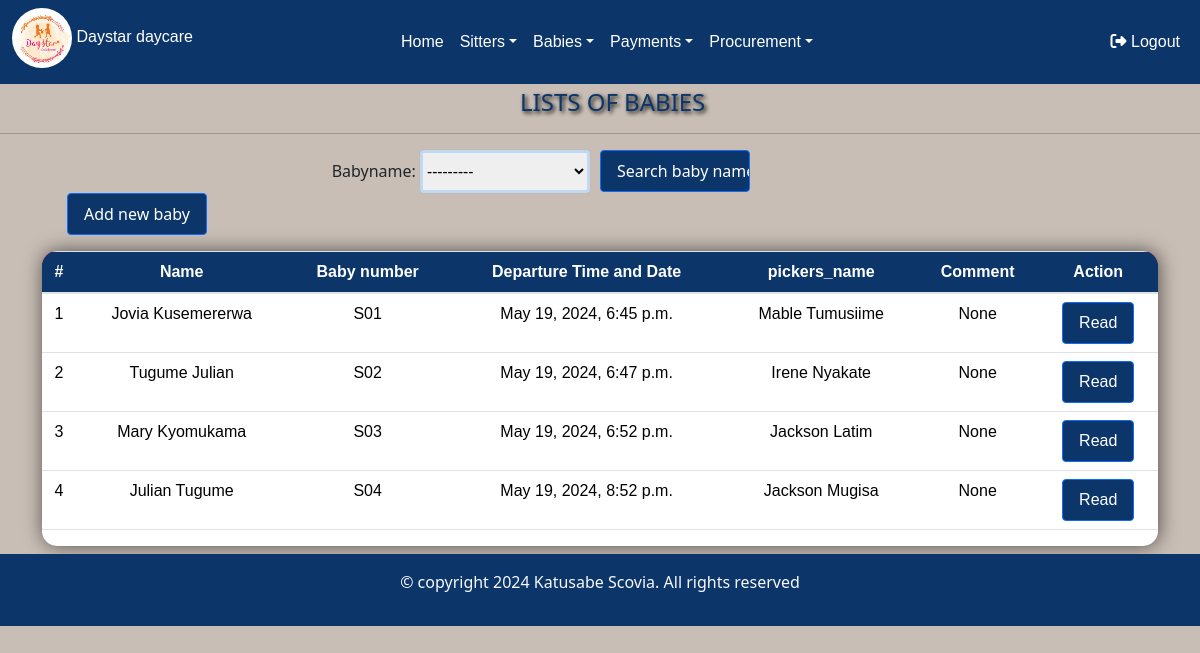
Page /departure/ (signed in) on the earlier database version.
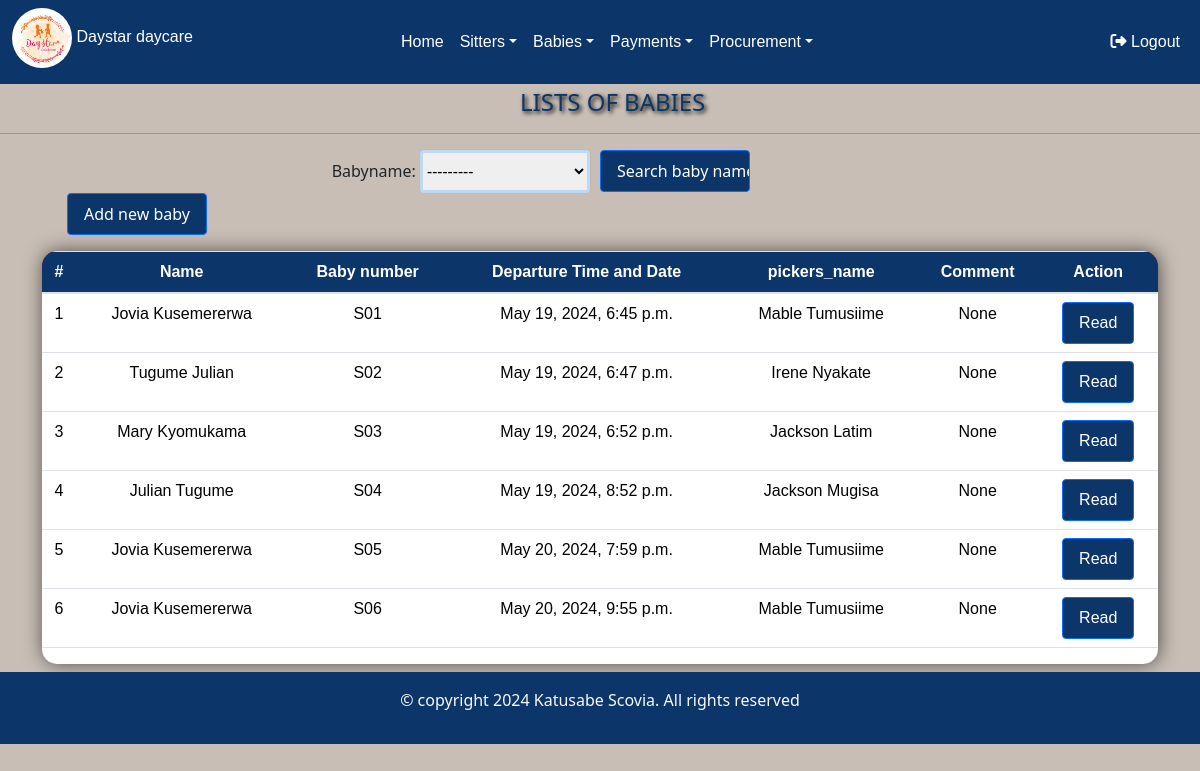
Same page on the later database version.
### day/models.py (models this page shows, shortened)
class Departure(models.Model):
    babyname=models.ForeignKey(Babiesform,on_delete=models.CASCADE)
    date_of_departure=models.DateTimeField(null=True)
    pickers_name=models.CharField(max_length=200)
    comment=models.CharField(max_length=200,null=True, blank=True)
    created_at=models.DateTimeField(auto_now_add=True, null=True)

class Babiesform(models.Model):
    c_stay=models.ForeignKey(Categorystay ,on_delete=models.CASCADE,default=1)
    name_of_the_baby=models.CharField(max_length=200,)
    gender=models.CharField(choices=[('male', 'Male'),('female', 'Female')], max_length=100)
    age=models.IntegerField(default=0)
    parents_name=models.CharField(max_length=200)
    location=models.CharField(max_length=50)
    arrival_time=models.DateTimeField()
    care_taker=models.CharField(max_length=200)
    Assigned_to=models.ForeignKey(Sitter_arrival,on_delete=models.CASCADE)
    created_at=models.DateTimeField(auto_now_add=True, null=True)
    def __str__(self):
        return self.name_of_the_baby

### day/views.py (the view)
# urls.py: path('departure/', views.departure, name='departure'),
@login_required
def departure(request):
  babys=Departure.objects.all().order_by('id')
  baby_filters=Departure_Filter(request.GET,queryset=babys)
  babys=baby_filters.qs
  return render(request,'departure.html',{'babys':babys,'baby_filters':baby_filters})

### day/templates/departure.html (shortened to what this page needs)
{% extends 'base.html' %}
{% load static %}
{% block content%}
</head>
<body>
<h4 class="mb-3">LISTS OF BABIES</h4><hr>
<div class="search">
<form action="" method="GET"style="">
    {{baby_filters.form}}
    <input type="submit" value="Search baby name" class="btn btn-primary" style="width:150px"/>
    </form>
</div>
<div class="container">
<a href="/adddeparture" class="btn btn-primary mb-3" style="margin-left:25px;">Add new baby</a>
<div class="table-container">
<div class="table-responsive">
    <table class="table table-stripped table-hover" >
        <thead class="frame text-center">
            <tr style="background-color:red;">
                <th scope="col">#</th>
                <th scope="col">Name</th>
                <th scope="col">Baby number</th>
                <th scope="col">Departure Time and Date</th>
                <th scope="col">pickers_name</th>
                <th scope="col">Comment</th>
                <th scope=>Action</th>
            </tr>
        </thead>
        <tbody class="text-center">
            {% for baby in babys %}
            <tr>
                <td>{{ baby.id }}</td>
                <td>{{ baby.babyname}}</td>
                <td>S0{{ baby.id }}</td>
                <td>{{ baby.date_of_departure }}</td>
                <td>{{ baby.pickers_name}}</td>
                <td>{{ baby.comment}}</td>
                <td>
                    <a href="{% url 'readdeparture' baby_id=baby.id  %}"  class="btn btn-primary ">Read</a>
                </td>
            </tr>
            {% endfor %}
        </tbody>
    </table>
</div>
</div>
</div>
{% endblock %}

Differences in the rows shown:
added Departure: id "5", babyname "Jovia Kusemererwa", date_of_departure "May 20, 2024, 7:59 p.m.", pickers_name "Mable Tumusiime", comment "None"
added Departure: id "6", babyname "Jovia Kusemererwa", date_of_departure "May 20, 2024, 9:55 p.m.", pickers_name "Mable Tumusiime", comment "None"
